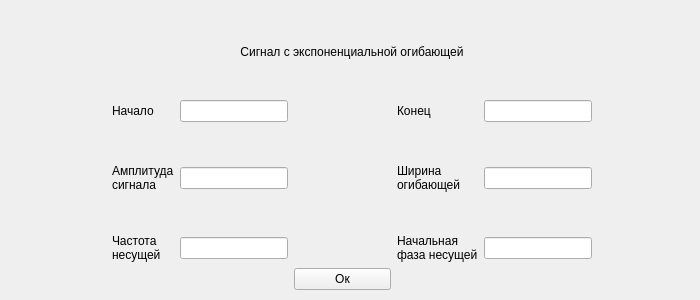
<?xml version="1.0" encoding="UTF-8"?>
<ui version="4.0">
 <class>Form</class>
 <widget class="QWidget" name="Form">
  <property name="geometry">
   <rect>
    <x>0</x>
    <y>0</y>
    <width>700</width>
    <height>300</height>
   </rect>
  </property>
  <property name="windowTitle">
   <string>Form</string>
  </property>
  <widget class="QWidget" name="gridLayoutWidget">
   <property name="geometry">
    <rect>
     <x>9</x>
     <y>9</y>
     <width>686</width>
     <height>281</height>
    </rect>
   </property>
   <layout class="QGridLayout" name="gridLayout">
    <item row="0" column="2">
     <spacer name="verticalSpacer_5">
      <property name="orientation">
       <enum>Qt::Vertical</enum>
      </property>
      <property name="sizeHint" stdset="0">
       <size>
        <width>20</width>
        <height>40</height>
       </size>
      </property>
     </spacer>
    </item>
    <item row="8" column="3">
     <widget class="QPushButton" name="OkButton">
      <property name="text">
       <string>Ок</string>
      </property>
     </widget>
    </item>
    <item row="5" column="1">
     <widget class="QLabel" name="amplitude_edit">
      <property name="text">
       <string>Амплитуда
сигнала</string>
      </property>
     </widget>
    </item>
    <item row="7" column="3">
     <spacer name="horizontalSpacer">
      <property name="orientation">
       <enum>Qt::Horizontal</enum>
      </property>
      <property name="sizeHint" stdset="0">
       <size>
        <width>40</width>
        <height>20</height>
       </size>
      </property>
     </spacer>
    </item>
    <item row="5" column="6">
     <spacer name="horizontalSpacer_3">
      <property name="orientation">
       <enum>Qt::Horizontal</enum>
      </property>
      <property name="sizeHint" stdset="0">
       <size>
        <width>40</width>
        <height>20</height>
       </size>
      </property>
     </spacer>
    </item>
    <item row="3" column="4">
     <widget class="QLabel" name="end_edit">
      <property name="text">
       <string>Конец</string>
      </property>
     </widget>
    </item>
    <item row="7" column="5">
     <widget class="QLineEdit" name="lineEdit"/>
    </item>
    <item row="5" column="2">
     <widget class="QLineEdit" name="lineEdit_4"/>
    </item>
    <item row="7" column="4">
     <widget class="QLabel" name="start_fase">
      <property name="text">
       <string>Начальная
фаза несущей</string>
      </property>
     </widget>
    </item>
    <item row="6" column="2">
     <spacer name="verticalSpacer_2">
      <property name="orientation">
       <enum>Qt::Vertical</enum>
      </property>
      <property name="sizeHint" stdset="0">
       <size>
        <width>20</width>
        <height>40</height>
       </size>
      </property>
     </spacer>
    </item>
    <item row="3" column="2">
     <widget class="QLineEdit" name="start_edit"/>
    </item>
    <item row="3" column="5">
     <widget class="QLineEdit" name="lineEdit_8"/>
    </item>
    <item row="7" column="1">
     <widget class="QLabel" name="frequency">
      <property name="text">
       <string>Частота
несущей</string>
      </property>
     </widget>
    </item>
    <item row="5" column="0">
     <spacer name="horizontalSpacer_2">
      <property name="orientation">
       <enum>Qt::Horizontal</enum>
      </property>
      <property name="sizeHint" stdset="0">
       <size>
        <width>40</width>
        <height>20</height>
       </size>
      </property>
     </spacer>
    </item>
    <item row="4" column="2">
     <spacer name="verticalSpacer">
      <property name="orientation">
       <enum>Qt::Vertical</enum>
      </property>
      <property name="sizeHint" stdset="0">
       <size>
        <width>20</width>
        <height>40</height>
       </size>
      </property>
     </spacer>
    </item>
    <item row="7" column="2">
     <widget class="QLineEdit" name="lineEdit_5"/>
    </item>
    <item row="5" column="4">
     <widget class="QLabel" name="width_envelope">
      <property name="text">
       <string>Ширина
огибающей</string>
      </property>
     </widget>
    </item>
    <item row="1" column="0" colspan="7">
     <widget class="QLabel" name="label_5">
      <property name="layoutDirection">
       <enum>Qt::LeftToRight</enum>
      </property>
      <property name="text">
       <string>Сигнал с экспоненциальной огибающей</string>
      </property>
      <property name="alignment">
       <set>Qt::AlignCenter</set>
      </property>
     </widget>
    </item>
    <item row="3" column="1">
     <widget class="QLabel" name="start_edit_2">
      <property name="text">
       <string>Начало</string>
      </property>
     </widget>
    </item>
    <item row="5" column="5">
     <widget class="QLineEdit" name="lineEdit_6"/>
    </item>
    <item row="2" column="2">
     <spacer name="verticalSpacer_3">
      <property name="orientation">
       <enum>Qt::Vertical</enum>
      </property>
      <property name="sizeHint" stdset="0">
       <size>
        <width>20</width>
        <height>40</height>
       </size>
      </property>
     </spacer>
    </item>
   </layout>
  </widget>
 </widget>
 <resources/>
 <connections/>
</ui>
